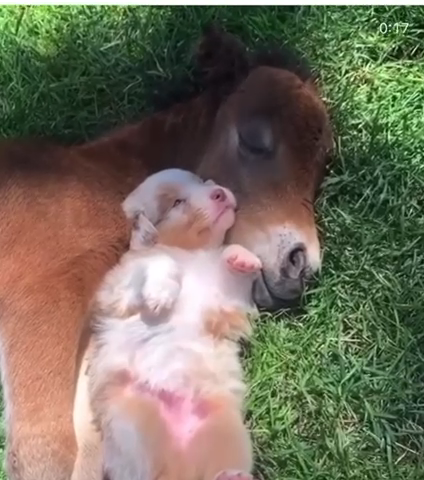
#> input picture frame 59 of GUI features/test_video.mp4, 424 x 480 px, given in place of the camera
$ jupyter execute video.ipynb   (text cells are left out)
#> lines starting #> are read from the running program, lines starting #| are printed output that depends on the picture
[cell 1]
import numpy as np
import cv2 as cv

[cell 2]
cap = cv.VideoCapture(0)
if not cap.isOpened():
    print("Cannot open camera")
    exit()
while True:
    ret, frame = cap.read()
#> frame is the input picture: shape (480, 424, 3); mean B, G, R 93.5, 111.4, 117
    if not ret:
        print("Can't receive frame (stream end?). Exiting...")
        break

    gray = cv.cvtColor(frame, cv.COLOR_BGR2GRAY)
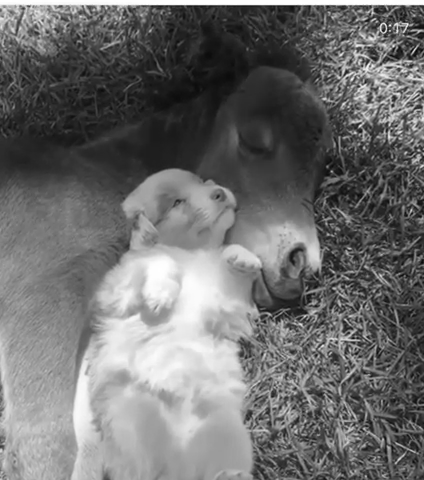
#> gray: shape (480, 424); min 8, max 255, mean 111
    cv.imshow('frame', gray)

    if cv.waitKey(1) == ord('q'):
#> (key q is pressed here)
        break

cap.release()
cv.destroyAllWindows()

[cell 3]
cap = cv.VideoCapture(0)
if not cap.isOpened():
    print("Cannot open camera")
    exit()

print(cap.get(cv.CAP_PROP_FRAME_WIDTH), cap.get(cv.CAP_PROP_FRAME_HEIGHT))

cap.set(cv.CAP_PROP_FRAME_WIDTH, 320)
cap.set(cv.CAP_PROP_FRAME_HEIGHT, 240)

while True:
    ret, frame = cap.read()
    if not ret:
        print("Cannot receive frame (stream end?). Exiting...")
        break

    gray = cv.cvtColor(frame, cv.COLOR_BGR2HSV)
#> gray: shape (480, 424, 3); mean H, S, V 64.6, 83.1, 129.4
    cv.imshow('frame', gray)

    if cv.waitKey(1) == ord('q'):
#> (key q is pressed here)
        break

cap.release()
cv.destroyAllWindows()

[cell 4]
cap2 = cv.VideoCapture('test_video.mp4')
while cap2.isOpened():
    ret, frame = cap2.read()

    if not ret:
        print("Cannot receive frame (stream end?). Exiting...")
        break

    gray = cv.cvtColor(frame, cv.COLOR_BGR2GRAY)
    cv.imshow('frame', gray)

    if cv.waitKey(30) == ord('q'):
#> (key q is pressed here)
        break

cap2.release()
cv.destroyAllWindows()

[cell 5]
# 从摄像机捕获，沿垂直方向反转每一帧并保存
cap3 = cv.VideoCapture(0)
fourcc = cv.VideoWriter_fourcc(*'MJPG')
out = cv.VideoWriter('output.avi', fourcc, 20.0, (640, 480))
while cap3.isOpened():
    ret, frame = cap3.read()
    if not ret:
        print('Cannot receive frame (Stream end?). Exiting...')
        break
    frame = cv.flip(frame, 0) #垂直翻转
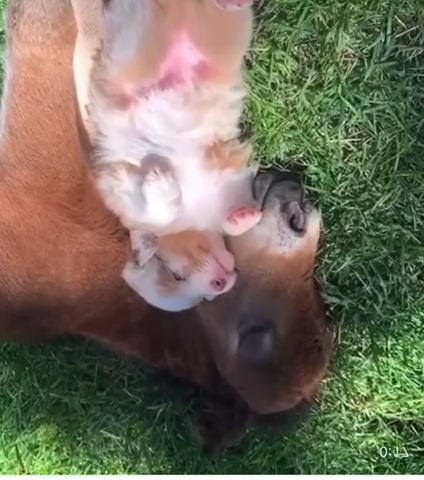
#> frame: shape (480, 424, 3); mean B, G, R 93.5, 111.4, 117
    out.write(frame)
    cv.imshow('frame',frame)
    if cv.waitKey(1) == ord('q'):
#> (key q is pressed here)
        break

cap3.release()
out.release()
cv.destroyAllWindows()

$ run again, starting later in the video
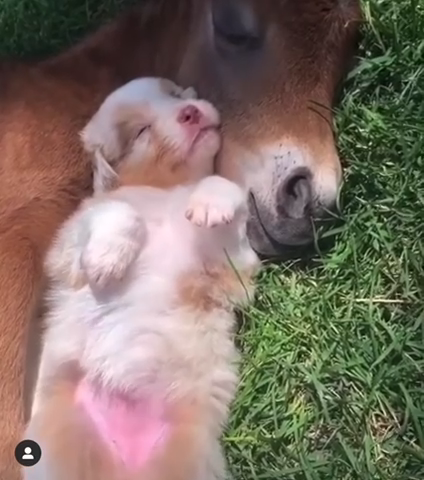
#> input picture frame 265 of GUI features/test_video.mp4, 424 x 480 px, given in place of the camera
#> frame is the input picture: shape (480, 424, 3); mean B, G, R 102.4, 112.9, 127.7
#> `gray = cv.cvtColor(frame, cv.COLOR_BGR2GRAY)`:
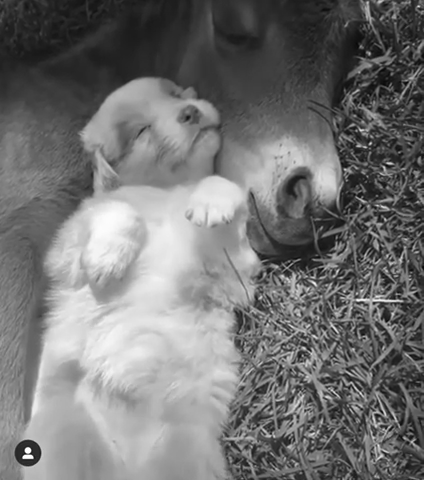
#> gray: shape (480, 424); min 8, max 254, mean 116.1
#> `frame = cv.flip(frame, 0)`:
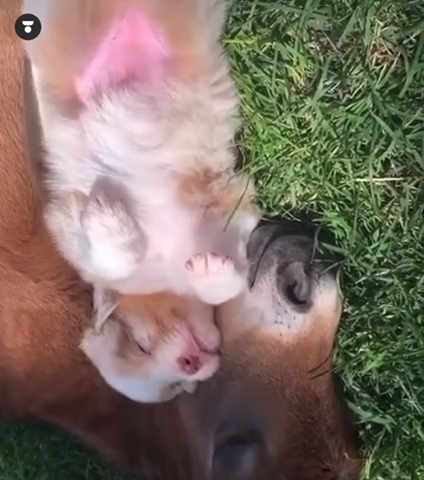
#> frame: shape (480, 424, 3); mean B, G, R 102.4, 112.9, 127.7

$ run again, starting later in the video
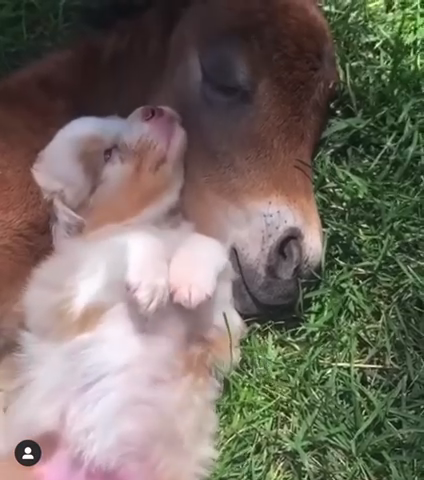
#> input picture frame 472 of GUI features/test_video.mp4, 424 x 480 px, given in place of the camera
#> frame is the input picture: shape (480, 424, 3); mean B, G, R 99.2, 109, 117.1
#> `gray = cv.cvtColor(frame, cv.COLOR_BGR2GRAY)`:
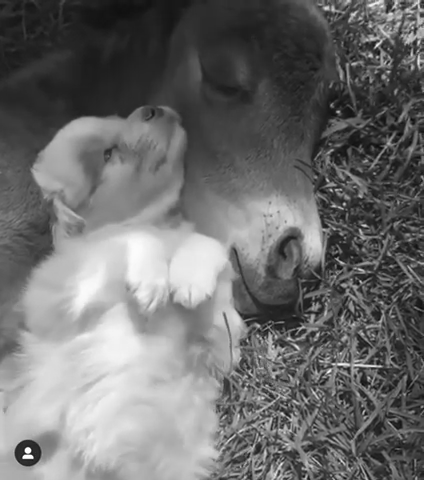
#> gray: shape (480, 424); min 9, max 254, mean 110.3
#> `frame = cv.flip(frame, 0)`:
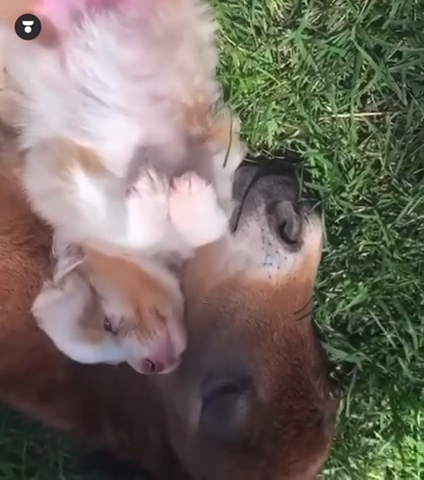
#> frame: shape (480, 424, 3); mean B, G, R 99.2, 109, 117.1
